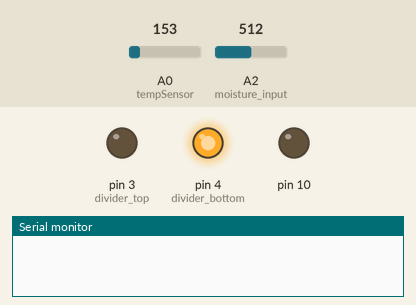
Recording of a sketch running on a simulated Arduino Uno, built with avr-gcc and run on an emulated ATmega328P. On the bench: output pins drawn as LEDs (lit = HIGH), the last lines printed to the serial monitor. Inputs (shaded band) come from the test bench; at power-on: A0 (tempSensor) = 153, A2 (moisture_input) = 512. Storage starts empty.

Above: at 2.5 s.
At 5.0 s:
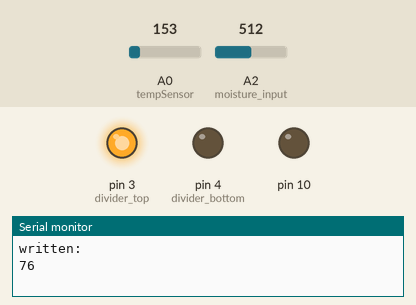
Timing chart, 0 to 8.6 s (numbered marks = the images above):
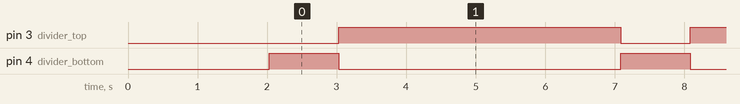

Measured:
- by itself, pin 3 (divider_top): alternates HIGH for 4.1 s and LOW for 1.0 s
- by itself, pin 4 (divider_bottom): alternates HIGH for 1.0 s and LOW for 4.1 s

The sketch:

soil_simple.ino
```cpp
#include <SoftwareSerial.h>
#include <serLCD.h>
#include "RunningAverage.h"
#include <SD.h>

Sd2Card card;
SdVolume volume;
SdFile root;

int pin = 2;
serLCD lcd(pin);

RunningAverage tmpAvg(20);
//RunningAverage lgtAvg(10);
RunningAverage mstAvg(20);

const int chipSelect = 10;

//int lightSensor = 1;
int tempSensor = 0;
int light_val;
int temp_val;
int moisture_val_ac;
int delayTime = 3000;

int tempCal = 0;

int mst100 = 900;
int mst0 = 0;

#define moisture_input 2
#define divider_top 3
#define divider_bottom 4


void setup() {
  lcd.setBrightness(30);
  lcd.clear();
  lcd.print("Booting...");
  delay(500);
  Serial.begin(9600); //open serial port
  lcd.clear();
  lcd.print("Initializing SD card...");
  delay(500);

  // make sure that the default chip select pin is set to
  // output, even if you don't use it:
  pinMode(10, OUTPUT);

  // see if the card is present and can be initialized:
  if (!SD.begin(chipSelect)) {
    lcd.clear();
    lcd.print("Card failed, or not present");
    delay(500);

    // don't do anything more:
    return;
  }
  lcd.clear();
  lcd.print("card initialized");
  delay(500);

  lcd.clear();
  lcd.print("OK");
  delay(500);

}

void loop() {


  //collect moisture data
   moisture_val_ac = SoilMoisture();
   mstAvg.addValue( moisture_val_ac);

  Serial.print("Moistrue Reading ");
  Serial.print(moisture_val_ac);
  Serial.print(" ");
  Serial.println(MoisturePercentage(moisture_val_ac,mst100));
  //collect light data
//  light_val = analogRead(lightSensor); // read the value from the photosensor
//  Serial.print("light sensor reads ");
//  Serial.println( light_val );
  //  lgtAvg.addValue( light_val);


  //collect temp data
  temp_val = analogRead(tempSensor);
  Serial.print("temp sensor reads ");
  Serial.print( temp_val );
  // convert the ADC reading to voltage
  float voltage = ((temp_val + tempCal)/1024.0) * 5.0;
  // Send the voltage level out the Serial port
  Serial.print(", Volts: ");
  Serial.print(voltage);
  Serial.print(", degrees C: ");
  float temperature = (voltage - .5) * 100;
  Serial.print(temperature);
  Serial.print(", degrees F: ");
  float Ftemperature = (temperature * (9.0/5.0)) + 32.0;
  Serial.println(Ftemperature);

  tmpAvg.addValue( Ftemperature);

  int avgMst = mstAvg.getAverage();
  //  int avgLgt = lgtAvg.getAverage();
  int avgTmp = tmpAvg.getAverage();


  lcd.clear();

  lcd.print("Tmp:");
  lcd.print(avgTmp);
  lcd.print("  Mst:");
  lcd.print(moisture_val_ac);

  // make a string for assembling the data to log:
  //String dataString = "poops!";

  // open the file. note that only one file can be open at a time,
  // so you have to close this one before opening another.
  File dataFile = SD.open("real.csv", FILE_WRITE);

  // if the file is available, write to it:
  if (dataFile) {
    dataFile.print(avgTmp);
    dataFile.print(",");
    dataFile.println(avgMst);
    dataFile.close();
    // print to the serial port too:
    Serial.println("written:");
    Serial.println(avgTmp);
  }
  // if the file isn't open, pop up an error:
  else {
    Serial.println("error opening datalog.txt");
  }
  lcd.selectLine(2);

  for(int u = 0; u < 16; u++){
    lcd.print(".");
    delay(delayTime/16);
  }
}

int SoilMoisture(){
  int reading;
  // set driver pins to outputs
  pinMode(divider_top,OUTPUT);
  pinMode(divider_bottom,OUTPUT);

  // drive a current through the divider in one direction
  digitalWrite(divider_top,LOW);
  digitalWrite(divider_bottom,HIGH);

  // wait a moment for capacitance effects to settle
  delay(1000);

  // take a reading
  reading=analogRead(moisture_input);

  // reverse the current
  digitalWrite(divider_top,HIGH);
  digitalWrite(divider_bottom,LOW);

  // give as much time in 'reverse' as in 'forward'
  delay(1000);

  // stop the current
  digitalWrite(divider_bottom,LOW);

  return reading;
}

float MoisturePercentage(int moisture, int mst100){

  float percent;
  percent = (moisture * 100.0)/mst100;
  Serial.println(percent);
  return (moisture * 100.0)/mst100;
}
```

RunningAverage.cpp
```cpp
//
//    FILE: RunningAverage.cpp
//  AUTHOR: Rob Tillaart
// VERSION: 0.2.02
// PURPOSE: RunningAverage library for Arduino
//
// The library stores the last N individual values in a circular buffer,
// to calculate the running average.
//
// HISTORY:
// 0.1.00 - 2011-01-30 initial version
// 0.1.01 - 2011-02-28 fixed missing destructor in .h
// 0.2.00 - 2012-??-?? Yuval Naveh added trimValue (found on web)
//          http://stromputer.googlecode.com/svn-history/r74/trunk/Arduino/Libraries/RunningAverage/RunningAverage.cpp
// 0.2.01 - 2012-11-21 refactored
// 0.2.02 - 2012-12-30 refactored trimValue -> fillValue
//
// Released to the public domain
//

#include "RunningAverage.h"
#include <stdlib.h>

RunningAverage::RunningAverage(int n)
{
	_size = n;
	_ar = (float*) malloc(_size * sizeof(float));
	clear();
}

RunningAverage::~RunningAverage()
{
	free(_ar);
}

// resets all counters
void RunningAverage::clear()
{
	_cnt = 0;
	_idx = 0;
	_sum = 0.0;
	for (int i = 0; i< _size; i++) _ar[i] = 0.0;  // needed to keep addValue simple
}

// adds a new value to the data-set
void RunningAverage::addValue(float f)
{
	_sum -= _ar[_idx];
	_ar[_idx] = f;
	_sum += _ar[_idx];
	_idx++;
	if (_idx == _size) _idx = 0;  // faster than %
	if (_cnt < _size) _cnt++;
}

// returns the average of the data-set added sofar
float RunningAverage::getAverage()
{
	if (_cnt == 0) return 0; // NaN ?  math.h
	return _sum / _cnt;
}

// fill the average with a value
// the param number determines how often value is added (weight)
// number should preferably be between 1 and size
void RunningAverage::fillValue(float value, int number)
{
	clear();
	for (int i = 0; i < number; i++)
	{
		addValue(value);
	}
}
// END OF FILE
```

RunningAverage.h
```cpp
#ifndef RunningAverage_h
#define RunningAverage_h
//
//    FILE: RunningAverage.h
//  AUTHOR: Rob dot Tillaart at gmail dot com
// PURPOSE: RunningAverage library for Arduino
//     URL: http://playground.arduino.cc/Main/RunningAverage
// HISTORY: See RunningAverage.cpp
//
// Released to the public domain
//

// backwards compatibility
// clr() clear()
// add(x) addValue(x)
// avg() getAverage()

#define RUNNINGAVERAGE_LIB_VERSION "0.2.02"

class RunningAverage
{
	public:
	RunningAverage(void);
	RunningAverage(int);
	~RunningAverage();
	void clear();
	void addValue(float);
	float getAverage();
	void fillValue(float, int);

protected:
	int _size;
	int _cnt;
	int _idx;
	float _sum;
	float * _ar;
};

#endif
// END OF FILE
```
